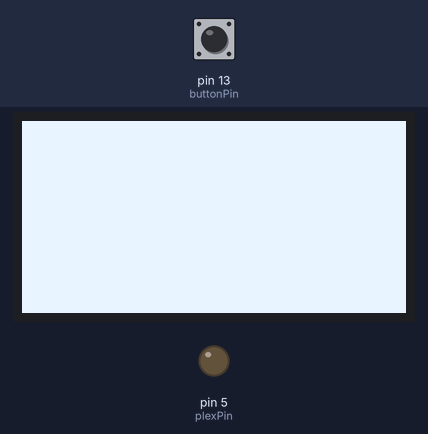
A sketch run on a simulated Arduino Uno, built with avr-gcc and run on an emulated ATmega328P. On the bench: 128×64 one-colour display, output pins drawn as LEDs (lit = HIGH). Dashed ring = blinking. The inputs (shaded band) are chosen by the test bench; at power-on: pin 13 (buttonPin) LOW.

Above: at 1.2 s.
1.3 s: pin 13 (buttonPin) pulled HIGH for 0.15 s
At 1.7 s:
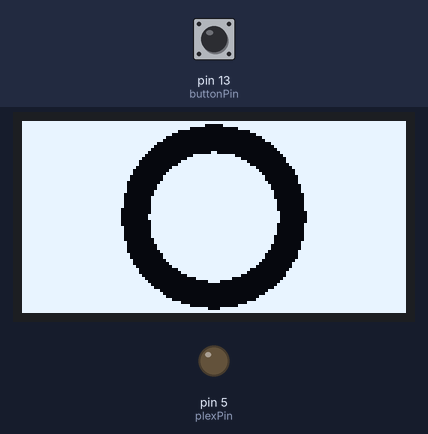
4.4 s: pin 13 (buttonPin) pulled HIGH for 1 s
At 4.45 s:
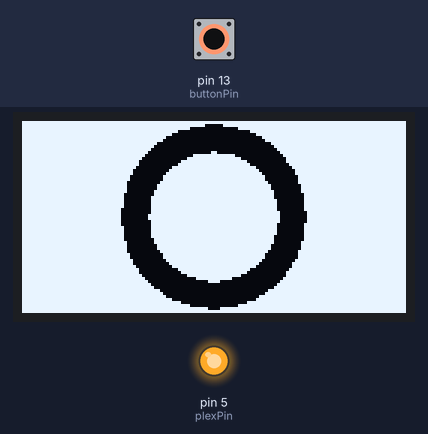
7.6 s: pin 13 (buttonPin) pulled HIGH for 3.2 s
At 8.9 s:
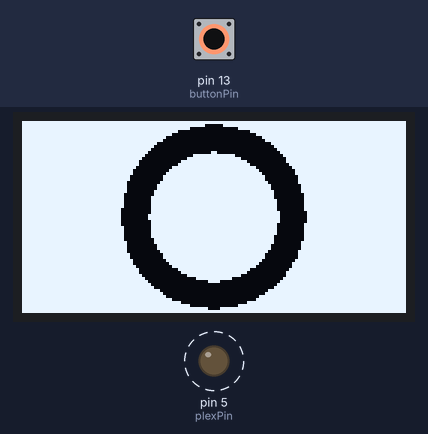
Timing chart, 0 to 10.9 s (numbered marks = the images above; inputs shaded):
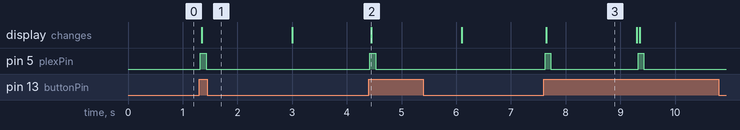

The sketch:

displaywithsound.ino
```cpp
#include <Wire.h>
#include <Adafruit_GFX.h>
#include <Adafruit_SSD1306.h>

#define OLED_RESET 4
Adafruit_SSD1306 display(128, 64, &Wire, OLED_RESET);

const int buttonPin = 13;
const int plexPin = 5;

int buttonState = 0;

//paste bitmap here
// 'blank', 128x64px
const unsigned char blank [] PROGMEM = {
  0xff, 0xff, 0xff, 0xff, 0xff, 0xff, 0xff, 0xff, 0xff, 0xff, 0xff, 0xff, 0xff, 0xff, 0xff, 0xff,
  0xff, 0xff, 0xff, 0xff, 0xff, 0xff, 0xff, 0xff, 0xff, 0xff, 0xff, 0xff, 0xff, 0xff, 0xff, 0xff,
  0xff, 0xff, 0xff, 0xff, 0xff, 0xff, 0xff, 0xff, 0xff, 0xff, 0xff, 0xff, 0xff, 0xff, 0xff, 0xff,
  0xff, 0xff, 0xff, 0xff, 0xff, 0xff, 0xff, 0xff, 0xff, 0xff, 0xff, 0xff, 0xff, 0xff, 0xff, 0xff,
  0xff, 0xff, 0xff, 0xff, 0xff, 0xff, 0xff, 0xff, 0xff, 0xff, 0xff, 0xff, 0xff, 0xff, 0xff, 0xff,
  0xff, 0xff, 0xff, 0xff, 0xff, 0xff, 0xff, 0xff, 0xff, 0xff, 0xff, 0xff, 0xff, 0xff, 0xff, 0xff,
  0xff, 0xff, 0xff, 0xff, 0xff, 0xff, 0xff, 0xff, 0xff, 0xff, 0xff, 0xff, 0xff, 0xff, 0xff, 0xff,
  0xff, 0xff, 0xff, 0xff, 0xff, 0xff, 0xff, 0xff, 0xff, 0xff, 0xff, 0xff, 0xff, 0xff, 0xff, 0xff,
  0xff, 0xff, 0xff, 0xff, 0xff, 0xff, 0xff, 0xff, 0xff, 0xff, 0xff, 0xff, 0xff, 0xff, 0xff, 0xff,
  0xff, 0xff, 0xff, 0xff, 0xff, 0xff, 0xff, 0xff, 0xff, 0xff, 0xff, 0xff, 0xff, 0xff, 0xff, 0xff,
  0xff, 0xff, 0xff, 0xff, 0xff, 0xff, 0xff, 0xff, 0xff, 0xff, 0xff, 0xff, 0xff, 0xff, 0xff, 0xff,
  0xff, 0xff, 0xff, 0xff, 0xff, 0xff, 0xff, 0xff, 0xff, 0xff, 0xff, 0xff, 0xff, 0xff, 0xff, 0xff,
  0xff, 0xff, 0xff, 0xff, 0xff, 0xff, 0xff, 0xff, 0xff, 0xff, 0xff, 0xff, 0xff, 0xff, 0xff, 0xff,
  0xff, 0xff, 0xff, 0xff, 0xff, 0xff, 0xff, 0xff, 0xff, 0xff, 0xff, 0xff, 0xff, 0xff, 0xff, 0xff,
  0xff, 0xff, 0xff, 0xff, 0xff, 0xff, 0xff, 0xff, 0xff, 0xff, 0xff, 0xff, 0xff, 0xff, 0xff, 0xff,
  0xff, 0xff, 0xff, 0xff, 0xff, 0xff, 0xff, 0xff, 0xff, 0xff, 0xff, 0xff, 0xff, 0xff, 0xff, 0xff,
  0xff, 0xff, 0xff, 0xff, 0xff, 0xff, 0xff, 0xff, 0xff, 0xff, 0xff, 0xff, 0xff, 0xff, 0xff, 0xff,
  0xff, 0xff, 0xff, 0xff, 0xff, 0xff, 0xff, 0xff, 0xff, 0xff, 0xff, 0xff, 0xff, 0xff, 0xff, 0xff,
  0xff, 0xff, 0xff, 0xff, 0xff, 0xff, 0xff, 0xff, 0xff, 0xff, 0xff, 0xff, 0xff, 0xff, 0xff, 0xff,
  0xff, 0xff, 0xff, 0xff, 0xff, 0xff, 0xff, 0xff, 0xff, 0xff, 0xff, 0xff, 0xff, 0xff, 0xff, 0xff,
  0xff, 0xff, 0xff, 0xff, 0xff, 0xff, 0xff, 0xff, 0xff, 0xff, 0xff, 0xff, 0xff, 0xff, 0xff, 0xff,
  0xff, 0xff, 0xff, 0xff, 0xff, 0xff, 0xff, 0xff, 0xff, 0xff, 0xff, 0xff, 0xff, 0xff, 0xff, 0xff,
  0xff, 0xff, 0xff, 0xff, 0xff, 0xff, 0xff, 0xff, 0xff, 0xff, 0xff, 0xff, 0xff, 0xff, 0xff, 0xff,
  0xff, 0xff, 0xff, 0xff, 0xff, 0xff, 0xff, 0xff, 0xff, 0xff, 0xff, 0xff, 0xff, 0xff, 0xff, 0xff,
  0xff, 0xff, 0xff, 0xff, 0xff, 0xff, 0xff, 0xff, 0xff, 0xff, 0xff, 0xff, 0xff, 0xff, 0xff, 0xff,
  0xff, 0xff, 0xff, 0xff, 0xff, 0xff, 0xff, 0xff, 0xff, 0xff, 0xff, 0xff, 0xff, 0xff, 0xff, 0xff,
  0xff, 0xff, 0xff, 0xff, 0xff, 0xff, 0xff, 0xff, 0xff, 0xff, 0xff, 0xff, 0xff, 0xff, 0xff, 0xff,
  0xff, 0xff, 0xff, 0xff, 0xff, 0xff, 0xff, 0xff, 0xff, 0xff, 0xff, 0xff, 0xff, 0xff, 0xff, 0xff,
  0xff, 0xff, 0xff, 0xff, 0xff, 0xff, 0xff, 0xff, 0xff, 0xff, 0xff, 0xff, 0xff, 0xff, 0xff, 0xff,
  0xff, 0xff, 0xff, 0xff, 0xff, 0xff, 0xff, 0xff, 0xff, 0xff, 0xff, 0xff, 0xff, 0xff, 0xff, 0xff,
  0xff, 0xff, 0xff, 0xff, 0xff, 0xff, 0xff, 0xff, 0xff, 0xff, 0xff, 0xff, 0xff, 0xff, 0xff, 0xff,
  0xff, 0xff, 0xff, 0xff, 0xff, 0xff, 0xff, 0xff, 0xff, 0xff, 0xff, 0xff, 0xff, 0xff, 0xff, 0xff,
  0xff, 0xff, 0xff, 0xff, 0xff, 0xff, 0xff, 0xff, 0xff, 0xff, 0xff, 0xff, 0xff, 0xff, 0xff, 0xff,
  0xff, 0xff, 0xff, 0xff, 0xff, 0xff, 0xff, 0xff, 0xff, 0xff, 0xff, 0xff, 0xff, 0xff, 0xff, 0xff,
  0xff, 0xff, 0xff, 0xff, 0xff, 0xff, 0xff, 0xff, 0xff, 0xff, 0xff, 0xff, 0xff, 0xff, 0xff, 0xff,
  0xff, 0xff, 0xff, 0xff, 0xff, 0xff, 0xff, 0xff, 0xff, 0xff, 0xff, 0xff, 0xff, 0xff, 0xff, 0xff,
  0xff, 0xff, 0xff, 0xff, 0xff, 0xff, 0xff, 0xff, 0xff, 0xff, 0xff, 0xff, 0xff, 0xff, 0xff, 0xff,
  0xff, 0xff, 0xff, 0xff, 0xff, 0xff, 0xff, 0xff, 0xff, 0xff, 0xff, 0xff, 0xff, 0xff, 0xff, 0xff,
  0xff, 0xff, 0xff, 0xff, 0xff, 0xff, 0xff, 0xff, 0xff, 0xff, 0xff, 0xff, 0xff, 0xff, 0xff, 0xff,
  0xff, 0xff, 0xff, 0xff, 0xff, 0xff, 0xff, 0xff, 0xff, 0xff, 0xff, 0xff, 0xff, 0xff, 0xff, 0xff,
  0xff, 0xff, 0xff, 0xff, 0xff, 0xff, 0xff, 0xff, 0xff, 0xff, 0xff, 0xff, 0xff, 0xff, 0xff, 0xff,
  0xff, 0xff, 0xff, 0xff, 0xff, 0xff, 0xff, 0xff, 0xff, 0xff, 0xff, 0xff, 0xff, 0xff, 0xff, 0xff,
  0xff, 0xff, 0xff, 0xff, 0xff, 0xff, 0xff, 0xff, 0xff, 0xff, 0xff, 0xff, 0xff, 0xff, 0xff, 0xff,
  0xff, 0xff, 0xff, 0xff, 0xff, 0xff, 0xff, 0xff, 0xff, 0xff, 0xff, 0xff, 0xff, 0xff, 0xff, 0xff,
  0xff, 0xff, 0xff, 0xff, 0xff, 0xff, 0xff, 0xff, 0xff, 0xff, 0xff, 0xff, 0xff, 0xff, 0xff, 0xff,
  0xff, 0xff, 0xff, 0xff, 0xff, 0xff, 0xff, 0xff, 0xff, 0xff, 0xff, 0xff, 0xff, 0xff, 0xff, 0xff,
  0xff, 0xff, 0xff, 0xff, 0xff, 0xff, 0xff, 0xff, 0xff, 0xff, 0xff, 0xff, 0xff, 0xff, 0xff, 0xff,
  0xff, 0xff, 0xff, 0xff, 0xff, 0xff, 0xff, 0xff, 0xff, 0xff, 0xff, 0xff, 0xff, 0xff, 0xff, 0xff,
  0xff, 0xff, 0xff, 0xff, 0xff, 0xff, 0xff, 0xff, 0xff, 0xff, 0xff, 0xff, 0xff, 0xff, 0xff, 0xff,
  0xff, 0xff, 0xff, 0xff, 0xff, 0xff, 0xff, 0xff, 0xff, 0xff, 0xff, 0xff, 0xff, 0xff, 0xff, 0xff,
  0xff, 0xff, 0xff, 0xff, 0xff, 0xff, 0xff, 0xff, 0xff, 0xff, 0xff, 0xff, 0xff, 0xff, 0xff, 0xff,
  0xff, 0xff, 0xff, 0xff, 0xff, 0xff, 0xff, 0xff, 0xff, 0xff, 0xff, 0xff, 0xff, 0xff, 0xff, 0xff,
  0xff, 0xff, 0xff, 0xff, 0xff, 0xff, 0xff, 0xff, 0xff, 0xff, 0xff, 0xff, 0xff, 0xff, 0xff, 0xff,
  0xff, 0xff, 0xff, 0xff, 0xff, 0xff, 0xff, 0xff, 0xff, 0xff, 0xff, 0xff, 0xff, 0xff, 0xff, 0xff,
  0xff, 0xff, 0xff, 0xff, 0xff, 0xff, 0xff, 0xff, 0xff, 0xff, 0xff, 0xff, 0xff, 0xff, 0xff, 0xff,
  0xff, 0xff, 0xff, 0xff, 0xff, 0xff, 0xff, 0xff, 0xff, 0xff, 0xff, 0xff, 0xff, 0xff, 0xff, 0xff,
  0xff, 0xff, 0xff, 0xff, 0xff, 0xff, 0xff, 0xff, 0xff, 0xff, 0xff, 0xff, 0xff, 0xff, 0xff, 0xff,
  0xff, 0xff, 0xff, 0xff, 0xff, 0xff, 0xff, 0xff, 0xff, 0xff, 0xff, 0xff, 0xff, 0xff, 0xff, 0xff,
  0xff, 0xff, 0xff, 0xff, 0xff, 0xff, 0xff, 0xff, 0xff, 0xff, 0xff, 0xff, 0xff, 0xff, 0xff, 0xff,
  0xff, 0xff, 0xff, 0xff, 0xff, 0xff, 0xff, 0xff, 0xff, 0xff, 0xff, 0xff, 0xff, 0xff, 0xff, 0xff,
  0xff, 0xff, 0xff, 0xff, 0xff, 0xff, 0xff, 0xff, 0xff, 0xff, 0xff, 0xff, 0xff, 0xff, 0xff, 0xff,
  0xff, 0xff, 0xff, 0xff, 0xff, 0xff, 0xff, 0xff, 0xff, 0xff, 0xff, 0xff, 0xff, 0xff, 0xff, 0xff,
  0xff, 0xff, 0xff, 0xff, 0xff, 0xff, 0xff, 0xff, 0xff, 0xff, 0xff, 0xff, 0xff, 0xff, 0xff, 0xff,
  0xff, 0xff, 0xff, 0xff, 0xff, 0xff, 0xff, 0xff, 0xff, 0xff, 0xff, 0xff, 0xff, 0xff, 0xff, 0xff
};
// 'SAMPLEantigen', 128x64px
const unsigned char SAMPLEantigen [] PROGMEM = {
  0xff, 0xff, 0xff, 0xff, 0xff, 0xff, 0xff, 0xff, 0xff, 0xff, 0xff, 0xff, 0xff, 0xff, 0xff, 0xff,
  0xff, 0xff, 0xff, 0xff, 0xff, 0xff, 0xff, 0xf8, 0x1f, 0xff, 0xff, 0xff, 0xff, 0xff, 0xff, 0xff,
  0xff, 0xff, 0xff, 0xff, 0xff, 0xff, 0xff, 0x00, 0x00, 0xff, 0xff, 0xff, 0xff, 0xff, 0xff, 0xff,
  0xff, 0xff, 0xff, 0xff, 0xff, 0xff, 0xf0, 0x00, 0x00, 0x0f, 0xff, 0xff, 0xff, 0xff, 0xff, 0xff,
  0xff, 0xff, 0xff, 0xff, 0xff, 0xff, 0xc0, 0x00, 0x00, 0x03, 0xff, 0xff, 0xff, 0xff, 0xff, 0xff,
  0xff, 0xff, 0xff, 0xff, 0xff, 0xff, 0x00, 0x00, 0x00, 0x00, 0xff, 0xff, 0xff, 0xff, 0xff, 0xff,
  0xff, 0xff, 0xff, 0xff, 0xff, 0xfe, 0x00, 0x00, 0x00, 0x00, 0x7f, 0xff, 0xff, 0xff, 0xff, 0xff,
  0xff, 0xff, 0xff, 0xff, 0xff, 0xf8, 0x00, 0x00, 0x00, 0x00, 0x1f, 0xff, 0xff, 0xff, 0xff, 0xff,
  0xff, 0xff, 0xff, 0xff, 0xff, 0xf0, 0x00, 0x00, 0x00, 0x00, 0x0f, 0xff, 0xff, 0xff, 0xff, 0xff,
  0xff, 0xff, 0xff, 0xff, 0xff, 0xe0, 0x00, 0x00, 0x00, 0x00, 0x07, 0xff, 0xff, 0xff, 0xff, 0xff,
  0xff, 0xff, 0xff, 0xff, 0xff, 0xc0, 0x00, 0x01, 0x80, 0x00, 0x03, 0xff, 0xff, 0xff, 0xff, 0xff,
  0xff, 0xff, 0xff, 0xff, 0xff, 0x80, 0x00, 0x7f, 0xfe, 0x00, 0x01, 0xff, 0xff, 0xff, 0xff, 0xff,
  0xff, 0xff, 0xff, 0xff, 0xff, 0x00, 0x01, 0xff, 0xff, 0x80, 0x00, 0xff, 0xff, 0xff, 0xff, 0xff,
  0xff, 0xff, 0xff, 0xff, 0xfe, 0x00, 0x07, 0xff, 0xff, 0xe0, 0x00, 0xff, 0xff, 0xff, 0xff, 0xff,
  0xff, 0xff, 0xff, 0xff, 0xfe, 0x00, 0x0f, 0xff, 0xff, 0xf0, 0x00, 0x7f, 0xff, 0xff, 0xff, 0xff,
  0xff, 0xff, 0xff, 0xff, 0xfc, 0x00, 0x3f, 0xff, 0xff, 0xfc, 0x00, 0x3f, 0xff, 0xff, 0xff, 0xff,
  0xff, 0xff, 0xff, 0xff, 0xf8, 0x00, 0x7f, 0xff, 0xff, 0xfe, 0x00, 0x1f, 0xff, 0xff, 0xff, 0xff,
  0xff, 0xff, 0xff, 0xff, 0xf8, 0x00, 0xff, 0xff, 0xff, 0xff, 0x00, 0x1f, 0xff, 0xff, 0xff, 0xff,
  0xff, 0xff, 0xff, 0xff, 0xf0, 0x01, 0xff, 0xff, 0xff, 0xff, 0x80, 0x0f, 0xff, 0xff, 0xff, 0xff,
  0xff, 0xff, 0xff, 0xff, 0xf0, 0x01, 0xff, 0xff, 0xff, 0xff, 0x80, 0x0f, 0xff, 0xff, 0xff, 0xff,
  0xff, 0xff, 0xff, 0xff, 0xe0, 0x03, 0xff, 0xff, 0xff, 0xff, 0xc0, 0x0f, 0xff, 0xff, 0xff, 0xff,
  0xff, 0xff, 0xff, 0xff, 0xe0, 0x07, 0xff, 0xff, 0xff, 0xff, 0xe0, 0x07, 0xff, 0xff, 0xff, 0xff,
  0xff, 0xff, 0xff, 0xff, 0xe0, 0x07, 0xff, 0xff, 0xff, 0xff, 0xe0, 0x07, 0xff, 0xff, 0xff, 0xff,
  0xff, 0xff, 0xff, 0xff, 0xe0, 0x0f, 0xff, 0xff, 0xff, 0xff, 0xf0, 0x07, 0xff, 0xff, 0xff, 0xff,
  0xff, 0xff, 0xff, 0xff, 0xc0, 0x0f, 0xff, 0xff, 0xff, 0xff, 0xf0, 0x03, 0xff, 0xff, 0xff, 0xff,
  0xff, 0xff, 0xff, 0xff, 0xc0, 0x1f, 0xff, 0xff, 0xff, 0xff, 0xf0, 0x03, 0xff, 0xff, 0xff, 0xff,
  0xff, 0xff, 0xff, 0xff, 0xc0, 0x1f, 0xff, 0xff, 0xff, 0xff, 0xf8, 0x03, 0xff, 0xff, 0xff, 0xff,
  0xff, 0xff, 0xff, 0xff, 0xc0, 0x1f, 0xff, 0xff, 0xff, 0xff, 0xf8, 0x03, 0xff, 0xff, 0xff, 0xff,
  0xff, 0xff, 0xff, 0xff, 0xc0, 0x1f, 0xff, 0xff, 0xff, 0xff, 0xf8, 0x03, 0xff, 0xff, 0xff, 0xff,
  0xff, 0xff, 0xff, 0xff, 0x80, 0x1f, 0xff, 0xff, 0xff, 0xff, 0xf8, 0x03, 0xff, 0xff, 0xff, 0xff,
  0xff, 0xff, 0xff, 0xff, 0x80, 0x1f, 0xff, 0xff, 0xff, 0xff, 0xfc, 0x01, 0xff, 0xff, 0xff, 0xff,
  0xff, 0xff, 0xff, 0xff, 0x80, 0x3f, 0xff, 0xff, 0xff, 0xff, 0xfc, 0x01, 0xff, 0xff, 0xff, 0xff,
  0xff, 0xff, 0xff, 0xff, 0x80, 0x3f, 0xff, 0xff, 0xff, 0xff, 0xfc, 0x01, 0xff, 0xff, 0xff, 0xff,
  0xff, 0xff, 0xff, 0xff, 0x80, 0x1f, 0xff, 0xff, 0xff, 0xff, 0xfc, 0x01, 0xff, 0xff, 0xff, 0xff,
  0xff, 0xff, 0xff, 0xff, 0x80, 0x1f, 0xff, 0xff, 0xff, 0xff, 0xf8, 0x03, 0xff, 0xff, 0xff, 0xff,
  0xff, 0xff, 0xff, 0xff, 0xc0, 0x1f, 0xff, 0xff, 0xff, 0xff, 0xf8, 0x03, 0xff, 0xff, 0xff, 0xff,
  0xff, 0xff, 0xff, 0xff, 0xc0, 0x1f, 0xff, 0xff, 0xff, 0xff, 0xf8, 0x03, 0xff, 0xff, 0xff, 0xff,
  0xff, 0xff, 0xff, 0xff, 0xc0, 0x1f, 0xff, 0xff, 0xff, 0xff, 0xf8, 0x03, 0xff, 0xff, 0xff, 0xff,
  0xff, 0xff, 0xff, 0xff, 0xc0, 0x1f, 0xff, 0xff, 0xff, 0xff, 0xf0, 0x03, 0xff, 0xff, 0xff, 0xff,
  0xff, 0xff, 0xff, 0xff, 0xc0, 0x0f, 0xff, 0xff, 0xff, 0xff, 0xf0, 0x03, 0xff, 0xff, 0xff, 0xff,
  0xff, 0xff, 0xff, 0xff, 0xe0, 0x0f, 0xff, 0xff, 0xff, 0xff, 0xf0, 0x07, 0xff, 0xff, 0xff, 0xff,
  0xff, 0xff, 0xff, 0xff, 0xe0, 0x07, 0xff, 0xff, 0xff, 0xff, 0xe0, 0x07, 0xff, 0xff, 0xff, 0xff,
  0xff, 0xff, 0xff, 0xff, 0xe0, 0x07, 0xff, 0xff, 0xff, 0xff, 0xe0, 0x07, 0xff, 0xff, 0xff, 0xff,
  0xff, 0xff, 0xff, 0xff, 0xe0, 0x03, 0xff, 0xff, 0xff, 0xff, 0xc0, 0x0f, 0xff, 0xff, 0xff, 0xff,
  0xff, 0xff, 0xff, 0xff, 0xf0, 0x01, 0xff, 0xff, 0xff, 0xff, 0x80, 0x0f, 0xff, 0xff, 0xff, 0xff,
  0xff, 0xff, 0xff, 0xff, 0xf0, 0x01, 0xff, 0xff, 0xff, 0xff, 0x80, 0x0f, 0xff, 0xff, 0xff, 0xff,
  0xff, 0xff, 0xff, 0xff, 0xf8, 0x00, 0xff, 0xff, 0xff, 0xff, 0x00, 0x1f, 0xff, 0xff, 0xff, 0xff,
  0xff, 0xff, 0xff, 0xff, 0xf8, 0x00, 0x7f, 0xff, 0xff, 0xfe, 0x00, 0x3f, 0xff, 0xff, 0xff, 0xff,
  0xff, 0xff, 0xff, 0xff, 0xfc, 0x00, 0x3f, 0xff, 0xff, 0xfc, 0x00, 0x3f, 0xff, 0xff, 0xff, 0xff,
  0xff, 0xff, 0xff, 0xff, 0xfe, 0x00, 0x0f, 0xff, 0xff, 0xf0, 0x00, 0x7f, 0xff, 0xff, 0xff, 0xff,
  0xff, 0xff, 0xff, 0xff, 0xfe, 0x00, 0x07, 0xff, 0xff, 0xe0, 0x00, 0xff, 0xff, 0xff, 0xff, 0xff,
  0xff, 0xff, 0xff, 0xff, 0xff, 0x00, 0x01, 0xff, 0xff, 0x80, 0x00, 0xff, 0xff, 0xff, 0xff, 0xff,
  0xff, 0xff, 0xff, 0xff, 0xff, 0x80, 0x00, 0x3f, 0xfc, 0x00, 0x01, 0xff, 0xff, 0xff, 0xff, 0xff,
  0xff, 0xff, 0xff, 0xff, 0xff, 0xc0, 0x00, 0x03, 0xc0, 0x00, 0x03, 0xff, 0xff, 0xff, 0xff, 0xff,
  0xff, 0xff, 0xff, 0xff, 0xff, 0xe0, 0x00, 0x00, 0x00, 0x00, 0x07, 0xff, 0xff, 0xff, 0xff, 0xff,
  0xff, 0xff, 0xff, 0xff, 0xff, 0xf0, 0x00, 0x00, 0x00, 0x00, 0x0f, 0xff, 0xff, 0xff, 0xff, 0xff,
  0xff, 0xff, 0xff, 0xff, 0xff, 0xfc, 0x00, 0x00, 0x00, 0x00, 0x3f, 0xff, 0xff, 0xff, 0xff, 0xff,
  0xff, 0xff, 0xff, 0xff, 0xff, 0xfe, 0x00, 0x00, 0x00, 0x00, 0x7f, 0xff, 0xff, 0xff, 0xff, 0xff,
  0xff, 0xff, 0xff, 0xff, 0xff, 0xff, 0x00, 0x00, 0x00, 0x01, 0xff, 0xff, 0xff, 0xff, 0xff, 0xff,
  0xff, 0xff, 0xff, 0xff, 0xff, 0xff, 0xc0, 0x00, 0x00, 0x03, 0xff, 0xff, 0xff, 0xff, 0xff, 0xff,
  0xff, 0xff, 0xff, 0xff, 0xff, 0xff, 0xf8, 0x00, 0x00, 0x1f, 0xff, 0xff, 0xff, 0xff, 0xff, 0xff,
  0xff, 0xff, 0xff, 0xff, 0xff, 0xff, 0xff, 0x00, 0x00, 0xff, 0xff, 0xff, 0xff, 0xff, 0xff, 0xff,
  0xff, 0xff, 0xff, 0xff, 0xff, 0xff, 0xff, 0xfc, 0x3f, 0xff, 0xff, 0xff, 0xff, 0xff, 0xff, 0xff,
  0xff, 0xff, 0xff, 0xff, 0xff, 0xff, 0xff, 0xff, 0xff, 0xff, 0xff, 0xff, 0xff, 0xff, 0xff, 0xff
};

// Array of all bitmaps for convenience. (Total bytes used to store images in PROGMEM = 2080)
const int myBitmapallArray_LEN = 2;
const unsigned char* myBitmapallArray[2] = {
  SAMPLEantigen,
  blank
};


void setup() {
  // put your setup code here, to run once:
  display.begin(SSD1306_SWITCHCAPVCC, 0x3C); //or 0x3C
  display.clearDisplay(); //for Clearing the display
  display.drawBitmap(0, 0, blank, 128, 64, WHITE); // display.drawBitmap(x position, y position, bitmap data, bitmap width, bitmap height, color)
  display.display();
  pinMode(buttonPin, INPUT); //initialize button pin 13 as input
  pinMode(plexPin, OUTPUT); //initialize quadplexer pin 5 as output
}

void loop() {
  // put your main code here, to run repeatedly:
  buttonState = digitalRead(buttonPin);
 //check if button is pressed
  if (buttonState == HIGH){
    display.clearDisplay(); //for Clearing the display
    display.drawBitmap(0, 0, SAMPLEantigen, 128, 64, WHITE); // display.drawBitmap(x position, y position, bitmap data, bitmap width, bitmap height, color)
    digitalWrite(plexPin, HIGH);
    display.display();
    delay(80);
    digitalWrite(plexPin, LOW);
    delay(1520);
    display.clearDisplay(); //for Clearing the display
    display.drawBitmap(0, 0, blank, 128, 64, WHITE); // display.drawBitmap(x position, y position, bitmap data, bitmap width, bitmap height, color)
    display.display();
  }
}
```

Measured:
- after the input at 1.3 s, pin 5 (plexPin): LOW → HIGH at once, → LOW 0.11 s later; the display: changes after 0.05 s (image 1)
- after the input at 4.4 s, pin 5 (plexPin): LOW → HIGH at once, → LOW 0.11 s later; the display: changes after 0.05 s (image 2)
- after the input at 7.6 s, pin 5 (plexPin): alternates HIGH for 0.11 s and LOW for 1.6 s, 4 changes in all, then stays LOW, starting at once; the display: changes after 0.05 s (image 3)
- what the display in image 3 shows lasts 1.7 s, from 7.6 s to 9.3 s
